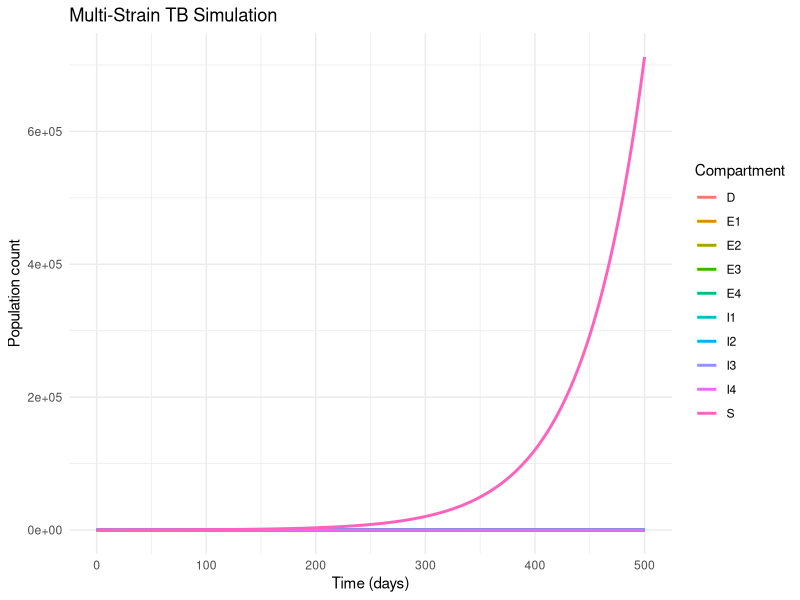

The R source for this figure:
## ---- chunk 1
knitr::opts_chunk$set(echo = TRUE)
library(ggplot2)
library(tidyr)
## ---- chunk 2
# Multi-strain TB system with drug resistance

# Initial Setup
E1_initial <- 1 # Latent DS
I1_initial <- 1 # Infectious DS

E2_initial <- 1 # Latent H-resistant
I2_initial <- 1 # Infectious H-resistant

E3_initial <- 1 # Latent R-resistant
I3_initial <- 1 # Infectious R-resistant

E4_initial <- 1 # Latent MDR
I4_initial <- 1 # Infectious MDR

D_initial <- 0 # Initial deaths

N_initial <- 100      # total US population

S_initial <- N_initial - (
  E1_initial + I1_initial +
  E2_initial + I2_initial +
  E3_initial + I3_initial +
  E4_initial + I4_initial +
  D_initial
)



# Time periods
days <- 500
dt <- 1
time <- seq(0, days, by = dt)

# Assumption of parameters
a2 <- 0.1     # Proportion of initial latent TB cases that are H-resistant 
a3 <- 0.1     # Proportion of initial latent TB cases that are R-resistant 
a4 <- 0.1     # Proportion of initial latent TB cases that are MDR 

alpha <- 0.00425   # Immigration rate into the US (fixed)

b <- .5     # Proportion of initial active TB cases that are drug-susceptible 

gamma <- .5  # Proportion of H-resistance acquisition cases 

l <- 0.1      # Proportion of immigrants that have LTBI 

lambda <- .5  # Effective contact rate 

mu <- 0.05    # TB-specific mortality rate 
mu0 <- 0.013  # Background (non-TB) mortality rate (fixed)

p <- 0.2      # Proportion of exogenous infections that are acute 

phi1 <- 0.2  # Rate of end of treatment for DS TB 
phi2 <- 0.2   # Rate of end of treatment for H-resistant TB 
phi3 <- 0.1  # Rate of end of treatment for R-resistant TB
phi4 <- 0.1   # Rate of end of treatment for MDR TB 

q <- 0.1      # Proportion of active TB cases that are infectious 

r2 <- 0.1     # Proportion of immigrant H-resistant LTBI cases
r3 <- 0.1     # Proportion of immigrant R-resistant LTBI cases 
r4 <- 0.1     # Proportion of immigrant MDR LTBI cases 

rho <- 0.0179 # US birth rate (fixed)

t1 <- 0.05    # Time in treatment for DS 
t2 <- 0.05    # Time in treatment for H-resistant 
t3 <- 0.05    # Time in treatment for R-resistant
t4 <- 0.05    # Time in treatment for MDR 

vL <- 0.005   # Progression rate from latent to active TB 

y1 <- 0.05    # Failed treatment leading to H/R resistance from DS 
y2 <- 0.05    # Failed treatment leading to MDR from H- or R-resistant TB 
y3 <- 0.05

z1 <- 0.6    # Success rate of DS TB treatment 
z2 <- 0.6     # Success rate of H-resistant TB treatment 
z3 <- 0.6     # Success rate of R-resistant TB treatment
z4 <- 0.4    # Success rate of MDR TB treatment 

# Variable Setup
S <- numeric(length(time)) 
E1 <- numeric(length(time))
I1 <- numeric(length(time))  
E2 <- numeric(length(time)) 
I2 <- numeric(length(time))
E3 <- numeric(length(time)) 
I3 <- numeric(length(time))
E4 <- numeric(length(time)) 
I4 <- numeric(length(time)) 
D <- numeric(length(time))
N_vec <- numeric(length(time)) 

# Initial values
S[1]  <- S_initial
E1[1] <- E1_initial
I1[1] <- I1_initial
E2[1] <- E2_initial
I2[1] <- I2_initial
E3[1] <- E3_initial
I3[1] <- I3_initial
E4[1] <- E4_initial
I4[1] <- I4_initial
D[1]  <- D_initial
N_vec[1] <- N_initial

# Simulation
for (t in 1:(length(time) - 1)) {
  dS <- rho * N_vec[t] 
    - q * t1 * lambda * S[t] * I1[t] / N_vec[t] 
    - q * t2 * lambda * S[t] * I2[t] / N_vec[t] 
    - q * t3 * lambda * S[t] * I3[t] / N_vec[t] 
    - q * t4 * lambda * S[t] * I4[t] / N_vec[t] 
    + z1 * phi1 * I1[t] + z2 * phi2 * I2[t] + z3 * phi3 * I3[t] + z4 * phi4 * I4[t]
    + (1 - l) * alpha * N_vec[t]  
    - mu0 * S[t]

  dE1 <- (1 - p) * q * t1 * lambda * S[t] * I1[t] / N_vec[t] 
       - vL * E1[t]
       + (1 - y1) * (1 - z1) * phi1 * I1[t]
       + l * alpha * (1 - r2 - r3 - r4) * N_vec[t] 
       - mu0 * E1[t]

    dI1 <- q * t1 * lambda * S[t] * I1[t] / N_vec[t] 
         + vL * E1[t]
         - phi1 * I1[t]
         - mu0 * I1[t]
         - mu * I1[t]

  dE2 <- (1 - p) * q * t2 * lambda * S[t] * I2[t] / N_vec[t] 
     - vL * E2[t]
     + (1 - y2) * (1 - z2) * phi2 * I2[t]
     + gamma * (1 - z1) * y1 * phi1 * I1[t]
     + l * alpha * r2 * N_vec[t] 
     - mu0 * E2[t]

    dI2 <- q * t2 * lambda * S[t] * I2[t] / N_vec[t] 
         + vL * E2[t]
         - phi2 * I2[t]
         - mu0 * I2[t]
         - mu * I2[t]

    dE3 <- (1 - p) * q * t3 * lambda * S[t] * I3[t] / N_vec[t] 
         - vL * E3[t]
         + (1 - y3) * (1 - z3) * phi3 * I3[t]
         + (1 - gamma) * (1 - z1) * y1 * phi1 * I1[t]
         + l * alpha * r3 * N_vec[t] 
         - mu0 * E3[t]


    dI3 <- q * t3 * lambda * S[t] * I3[t] / N_vec[t] 
        + vL * E3[t]
        - phi3 * I3[t]
        - mu0 * I3[t]
        - mu * I3[t]

  dE4 <- (1 - p) * q * t4 * lambda * S[t] * I4[t] / N_vec[t] 
       - vL * E4[t]
       + (1 - z2) * y2 * phi2 * I2[t]
       + (1 - z3) * y2 * phi3 * I3[t]
       + l * alpha * r4 * N_vec[t] 
       - mu0 * E4[t]

    dI4 <- q * t4 * lambda * S[t] * I4[t] / N_vec[t] 
        + vL * E4[t]
        - phi4 * I4[t]
        - mu0 * I4[t]
        - mu * I4[t]

  dD <- mu * (I1[t] + I2[t] + I3[t] + I4[t])

  dN <- rho * N_vec[t] 
     + alpha * N_vec[t]
     - mu * (I1[t] + I2[t] + I3[t] + I4[t]) 
     - mu0 * N_vec[t]


    
    # Update the value for next day
  S[t + 1]  <- S[t]  + dS  * dt
  E1[t + 1] <- E1[t] + dE1 * dt
  I1[t + 1] <- I1[t] + dI1 * dt
  E2[t + 1] <- E2[t] + dE2 * dt
  I2[t + 1] <- I2[t] + dI2 * dt
  E3[t + 1] <- E3[t] + dE3 * dt
  I3[t + 1] <- I3[t] + dI3 * dt
  E4[t + 1] <- E4[t] + dE4 * dt
  I4[t + 1] <- I4[t] + dI4 * dt
  D[t + 1]  <- D[t]  + dD  * dt
  N_vec[t + 1] <- N_vec[t] + dN * dt
  
}
head(data.frame(
  Day = time,
  S = S,
  E1 = E1, 
  I1 = I1,
  E2 = E2, 
  I2 = I2,
  E3 = E3, 
  I3 = I3,
  E4 = E4, 
  I4 = I4,
  D = D,
  N = N_vec
))

# Plot
tb_df <- data.frame(
  Day = time,
  S = S,
  E1 = E1, 
  I1 = I1,
  E2 = E2, 
  I2 = I2,
  E3 = E3, 
  I3 = I3,
  E4 = E4, 
  I4 = I4,
  D = D
)

tb_long <- pivot_longer(
  tb_df,
  cols = -Day,
  names_to = "Compartment",
  values_to = "Count"
)

# Plot
ggplot(tb_long, aes(x = Day, y = Count, color = Compartment)) +
  geom_line(size = 1) +
  labs(
    title = "Multi-Strain TB Simulation",
    x = "Time (days)",
    y = "Population count"
  ) +
  theme_minimal()
